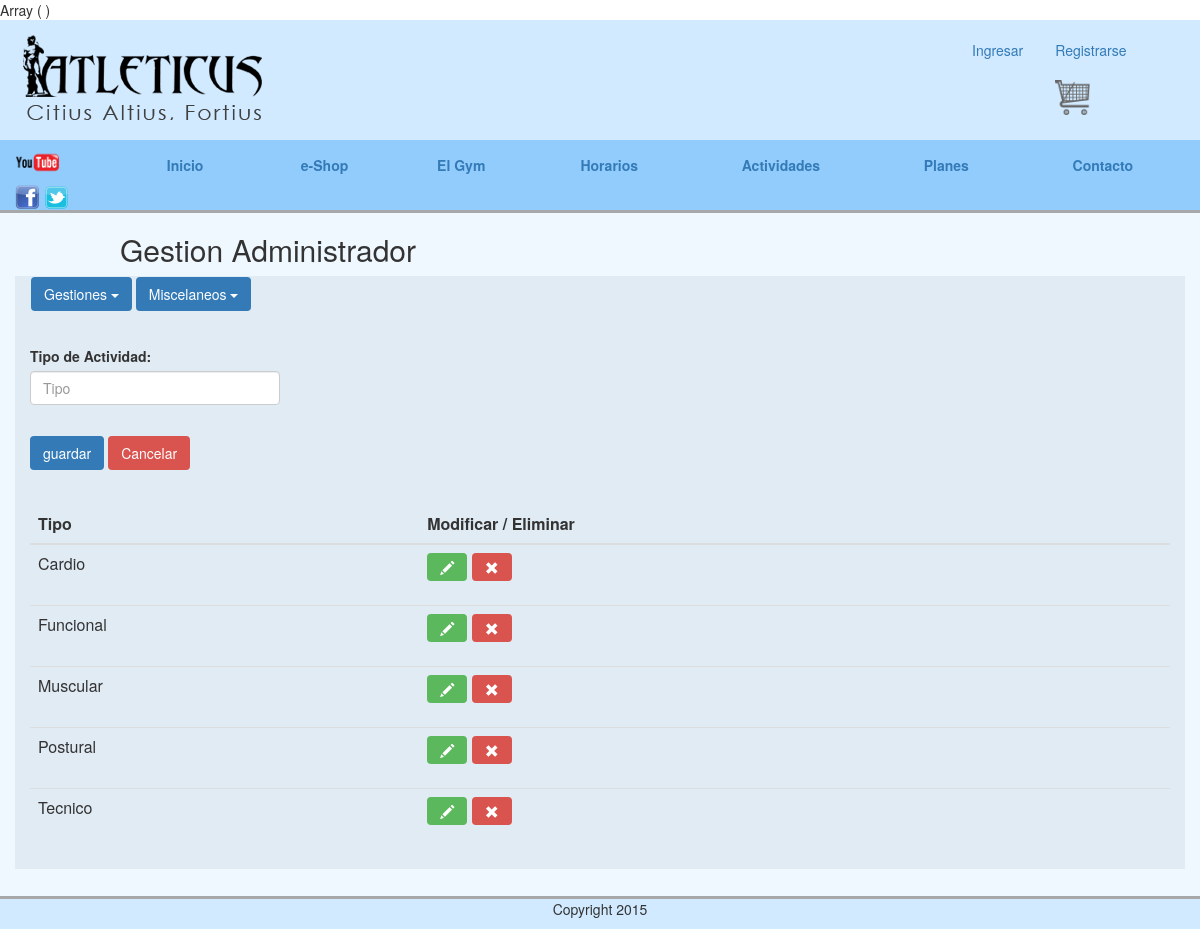
The page /abmActividadTipo.php on the database its author committed.
### models/actividadTipo.php (called while the page is built, shortened)
<?php
    function getConnection(){
        $mysqli = new mysqli("localhost", "root", "admin", "atleticus");
        if( $mysqli->connect_errno ){
            die("Error al intentar establecer la conexión con MySQL");
        }else{
            $mysqli->query("SET NAMES 'utf8'");
            return $mysqli;
        }
    }
    function getTipos(){
        $c = getConnection();
        $query = "SELECT id, descripcion FROM `actividad-tipo`
                order by descripcion";
        $tipos = array();
        if( $result = $c->query($query) ){
            while($fila = $result->fetch_assoc()){
                $tipos[] = $fila;
            }
        }
        return $tipos;
    }
?>

### abmActividadTipo.php (the view, shortened to what this page needs)
<?php
    require("models/actividadTipo.php");
    $tipos = getTipos();
    $tipo = array();
?>
<?php require("partials/gestionHeader.php"); ?>
<form name="form-actividad-tipo" id ="form-actividad-tipo" method="post" action="actions/actions-actividad-tipo.php">
    <label>Tipo de Actividad:</label>
    <input name="descripcion" type="text" class="form-control abm-inputs" id="tipo-actividad" value="<?= !empty($tipo) ? $tipo["descripcion"] : ""?>" placeholder="Tipo">
    <br>
    <input type="submit" class="btn btn-primary" name="action" value="<?= $action; ?>"/>
    <input type="submit" class="btn btn-danger" name="action" value="Cancelar"/>
</form>
<table class="table table-hover abm-tablas">
    <thead>
        <tr>
            <th>Tipo</th>
            <th>Modificar / Eliminar</th>
        </tr>
        </thead>
    <tbody>
        <?php foreach($tipos as $tipo) : ?>
        <tr>
            <td class="acti-tipoDescripcion"><?= $tipo["descripcion"];?></td>
            <td>
                <form class="form-inline" action="actions/actions-actividad-tipo.php" method="post">
                    <button type="submit" name="action" value="editar" class="btn btn-success editar"><sapan class="glyphicon glyphicon-pencil" aria-hidden="true"></sapan></button>
                    <button type="submit" name="action" value="eliminar" class="btn btn-danger eliminar"><sapan class="glyphicon glyphicon-remove" aria-hidden="true"></sapan></button>
                </form>
            </td>
        </tr>
        <?php endforeach; ?>
    </tbody>
</table>
<?php require("partials/gestionFooter.php"); ?>

### css/mainMauro.css (style rules this page uses)
.cuerpo-comprar .facturacion button, input, select { margin-bottom: 1% }
.abm-inputs { width: 250px; }
.abm-tablas { margin-top: 3%; }

### css/standalone.css (style rules this page uses)
.btn { cursor: pointer; -webkit-user-select: none; -moz-user-select: none; -ms-user-select: none; user-select: none; background-image: none; border: 1px solid transparent; }

### rows shown on the page
actividad-tipo: Descripcion "Cardio"
actividad-tipo: Descripcion "Funcional"
actividad-tipo: Descripcion "Muscular"
actividad-tipo: Descripcion "Postural"
actividad-tipo: Descripcion "Tecnico"
